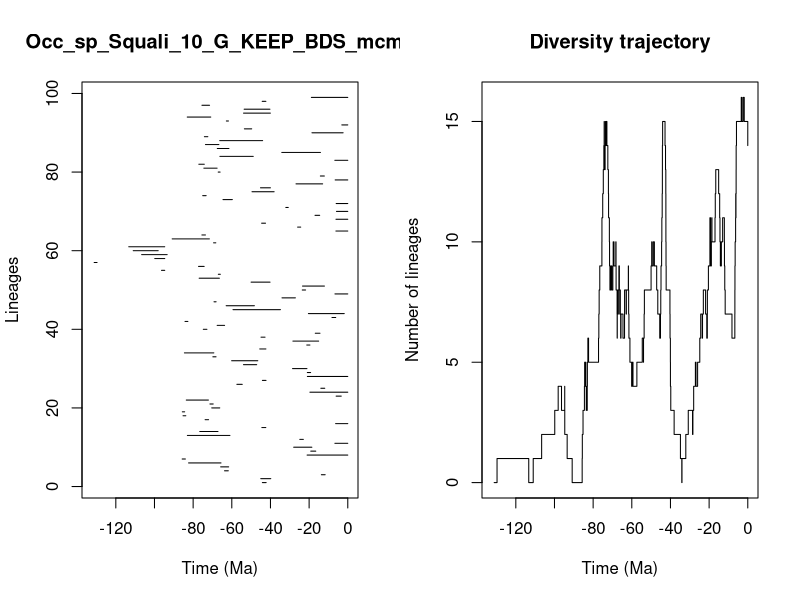

Generate this figure with R:


pdf(file='../Results/Species/5_MA_bins_EXT_EP/pyrate_mcmc_logs/Occ_sp_Squali_10_G_KEEP_BDS_mcmc_LTT.pdf',width=0.6*20, height=0.6*10)
title = "Occ_sp_Squali_10_G_KEEP_BDS_mcmc"
ts=c(44.18511996406015, 45.01282506837242,13.663901269963182,63.75545147316184,65.76677252373652,82.3626357071905,85.67793795236626,21.045072038322875,19.154697311197747,27.99157812085756,6.670970632349736,24.83006121410883,82.98416457372738,76.56721042170098,44.45354425313945,6.292099668272381,73.80296502451414,85.22853995461456,85.59549914932091,70.38165971823177,71.31469537304672,83.55163715518277,6.029470915541655,19.593953407053824,13.944664585110951,57.37046301157638,44.16969965444166,20.905803577704663,20.92838298442391,28.575974086318784,53.96031285452919,60.08518636165258,69.80394474266187,84.51383963708541,45.548478021253146,21.210530399352624,28.389326704245256,44.88614512755608,16.815910043088632,74.74509020376492,67.57496316759956,84.2010290746627,8.178662022913338,20.372720070575355,59.381177564119305,62.91907210338597,69.19900000437693,34.03375696555675,6.637626694753508,23.554266860030303,23.414118595550082,50.024026923002445,76.89085768173834,66.96680495110728,96.36480276860007,77.21061328447638,131.20660920972682,99.85656734859941,106.64149408471393,110.99873559637057,113.3126059519368,69.42895859424418,90.84486566321503,75.46941866968442,6.144835370151315,25.955016274469166,44.57376427587446,6.114474487227734,16.95374652361042,5.852446851532125,32.06120141378964,6.009155396350573,64.55806169689777,75.04467036215839,49.54636624943377,45.15931446092831,26.786865441224453,6.533967881870496,14.186930926020358,67.03973405908603,74.45803687174492,77.05167819855592,6.697681502666847,66.1577264482664,34.139396755090104,67.51234085739124,73.63178153770187,66.23854142679001,74.17789393426418,18.532081194294854,53.4922466878717,3.0853853217681815,62.80870543273671,83.05092745187302,53.93096616103326,53.616291708406784,75.4457850491431,44.27789245386853,18.837703059396915)
te=c(42.22637972819422, 39.83761440986261,11.690825382712228,61.79566589768709,61.62917292137901,65.58752091082468,84.00982973808986,0.0,16.560685797196417,18.582699394042574,0.0,22.991542444504695,60.96888950138276,67.14483254010257,42.402593146442356,0.0,72.0155937560379,83.79085364972346,84.38990051206487,66.22717415574841,69.627189160499,72.09835180840406,3.379591370053472,0.0,11.904897187309775,54.58629121022097,42.294913021513,0.0,19.227080344287533,21.121181400255466,47.12419443024584,46.556544377447516,68.15251311177093,69.30325795411254,42.359473838625746,19.593084065181998,15.066397729900771,42.808047083470775,14.385459943333396,72.87847817734587,63.73040788031318,82.7222569311292,6.231861980912153,1.8340507907778756,34.8439802970006,48.31803559202995,68.12393857840758,27.105716711562955,0.0,21.82602650578835,12.071581550055315,40.211718969542396,66.42372185344342,65.93421275733502,94.69141683698726,74.30221185660099,129.7126766595443,94.67690015076194,93.43924840340046,98.08533912505499,94.70021395003364,68.27344047085566,71.60378496753495,73.64191026705389,0.0,24.346303603589575,42.55493645555602,0.0,14.537310921285478,0.0,30.78647048862208,0.0,59.710832619544696,73.26273656990925,38.09858451990008,40.01412702099891,13.00675974209549,0.0,12.125906512050541,66.04835102771104,67.6070963538261,74.23355560732713,0.0,48.909480680001174,14.137345856589452,61.4848273670828,66.68225904187011,44.05264796193743,72.40101423744672,2.4154731919313277,49.70740509136726,0.0,61.733022512360186,70.87796484349663,40.039790527716306,40.269748418009,71.5066612747088,42.36802669036113,0.0)
div_traj=c(0, 1,0,1,2,3,4,3,4,3,2,1,0,1,2,3,4,5,4,5,4,3,4,5,6,5,6,7,8,9,10,11,12,13,14,15,14,13,14,15,14,15,14,13,12,11,10,9,8,9,8,9,10,9,10,9,10,9,8,7,6,7,8,7,8,9,8,7,8,7,8,7,6,7,6,7,8,7,8,9,8,7,6,5,4,5,4,5,6,5,6,7,8,9,10,9,10,9,8,7,6,7,8,9,10,11,12,13,14,15,14,13,12,11,10,9,8,7,6,5,4,3,2,1,0,1,2,3,2,3,4,5,4,5,6,7,6,7,8,7,6,7,6,7,8,9,10,11,10,9,10,11,10,11,12,13,12,11,10,9,10,9,10,11,10,9,8,7,6,7,8,9,10,11,12,11,12,13,14,15,16,15,16,15,14)
time_events=c(131.20660920972682, 129.7126766595443,113.3126059519368,110.99873559637057,106.64149408471393,99.85656734859941,98.08533912505499,96.36480276860007,94.70021395003364,94.69141683698726,94.67690015076194,93.43924840340046,90.84486566321503,85.67793795236626,85.59549914932091,85.22853995461456,84.51383963708541,84.38990051206487,84.2010290746627,84.00982973808986,83.79085364972346,83.55163715518277,83.05092745187302,82.98416457372738,82.7222569311292,82.3626357071905,77.21061328447638,77.05167819855592,76.89085768173834,76.56721042170098,75.46941866968442,75.4457850491431,75.04467036215839,74.74509020376492,74.45803687174492,74.30221185660099,74.23355560732713,74.17789393426418,73.80296502451414,73.64191026705389,73.63178153770187,73.26273656990925,72.87847817734587,72.40101423744672,72.09835180840406,72.0155937560379,71.60378496753495,71.5066612747088,71.31469537304672,70.87796484349663,70.38165971823177,69.80394474266187,69.627189160499,69.42895859424418,69.30325795411254,69.19900000437693,68.27344047085566,68.15251311177093,68.12393857840758,67.6070963538261,67.57496316759956,67.51234085739124,67.14483254010257,67.03973405908603,66.96680495110728,66.68225904187011,66.42372185344342,66.23854142679001,66.22717415574841,66.1577264482664,66.04835102771104,65.93421275733502,65.76677252373652,65.58752091082468,64.55806169689777,63.75545147316184,63.73040788031318,62.91907210338597,62.80870543273671,61.79566589768709,61.733022512360186,61.62917292137901,61.4848273670828,60.96888950138276,60.08518636165258,59.710832619544696,59.381177564119305,57.37046301157638,54.58629121022097,53.96031285452919,53.93096616103326,53.616291708406784,53.4922466878717,50.024026923002445,49.70740509136726,49.54636624943377,48.909480680001174,48.31803559202995,47.12419443024584,46.556544377447516,45.548478021253146,45.15931446092831,45.01282506837242,44.88614512755608,44.57376427587446,44.45354425313945,44.27789245386853,44.18511996406015,44.16969965444166,44.05264796193743,42.808047083470775,42.55493645555602,42.402593146442356,42.36802669036113,42.359473838625746,42.294913021513,42.22637972819422,40.269748418009,40.211718969542396,40.039790527716306,40.01412702099891,39.83761440986261,38.09858451990008,34.8439802970006,34.139396755090104,34.03375696555675,32.06120141378964,30.78647048862208,28.575974086318784,28.389326704245256,27.99157812085756,27.105716711562955,26.786865441224453,25.955016274469166,24.83006121410883,24.346303603589575,23.554266860030303,23.414118595550082,22.991542444504695,21.82602650578835,21.210530399352624,21.121181400255466,21.045072038322875,20.92838298442391,20.905803577704663,20.372720070575355,19.593953407053824,19.593084065181998,19.227080344287533,19.154697311197747,18.837703059396915,18.582699394042574,18.532081194294854,16.95374652361042,16.815910043088632,16.560685797196417,15.066397729900771,14.537310921285478,14.385459943333396,14.186930926020358,14.137345856589452,13.944664585110951,13.663901269963182,13.00675974209549,12.125906512050541,12.071581550055315,11.904897187309775,11.690825382712228,8.178662022913338,6.697681502666847,6.670970632349736,6.637626694753508,6.533967881870496,6.292099668272381,6.231861980912153,6.144835370151315,6.114474487227734,6.029470915541655,6.009155396350573,5.852446851532125,3.379591370053472,3.0853853217681815,2.4154731919313277,1.8340507907778756,0.0)
                par(mfrow=c(1,2))
                L = length(ts)
                plot(ts, 1:L , xlim=c(-max(ts)-1,0), pch=20, type="n", main=title,xlab="Time (Ma)",ylab="Lineages")
                for (i in 1:L){segments(x0=-te[i],y0=i,x1=-ts[i],y1=i)}    
                t = -time_events
                plot(div_traj ~ t,type="s", main = "Diversity trajectory",xlab="Time (Ma)",ylab="Number of lineages",xlim=c(-max(ts)-1,0))
                abline(v=c(65,200,251,367,445),lty=2,col="gray")
                